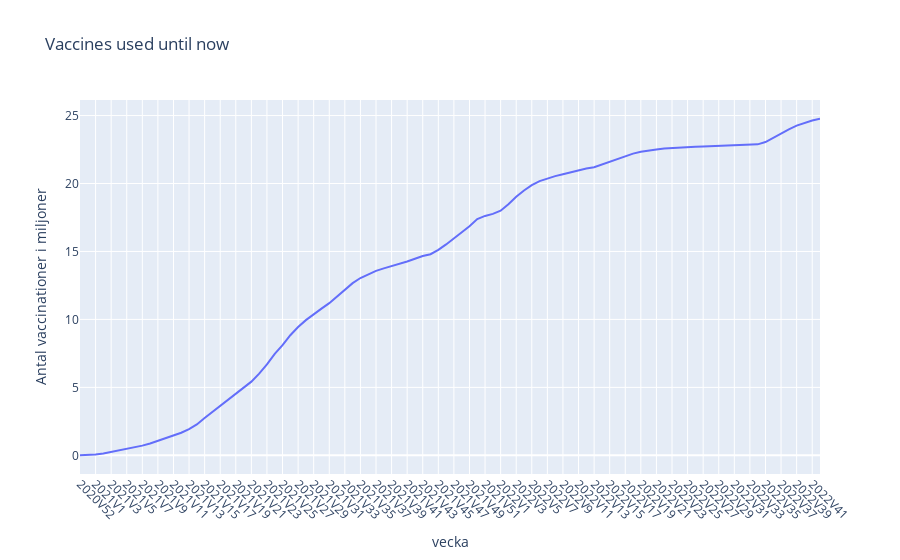

The cell this chart's notebook holds for it:
### Code cell
Vaccinactions_every_week = px.line(new_vacine_data, x='vecka', y='Antal vaccinationer', title='Vaccines used until now')
Vaccinactions_every_week.update_xaxes(tickangle=45)
Vaccinactions_every_week.update_traces(hoverinfo='text+name', hovertemplate=('%{y:.2f}M'))
Vaccinactions_every_week.update_layout(
    yaxis_title=('Antal vaccinationer i miljoner')

)

Vaccinactions_every_week.write_html("../Data/Visualizeringar/Vaccines_time_period.html")
Vaccinactions_every_week

### Figure 1 — Plotly figure (JSON) as saved in the notebook; plotly's stock layout.template omitted (floating-point values rounded to 4 significant figures)
{"data": [{"hoverinfo": "text+name", "hovertemplate": "%{y:.2f}M", "legendgroup": "", "line": {"color": "#636efa", "dash": "solid"}, "marker": {"symbol": "circle"}, "mode": "lines", "name": "", "orientation": "v", "showlegend": false, "type": "scatter", "x": ["2020V52", "2020V53", "2021V1", "2021V2", "2021V3", "2021V4", "2021V5", "2021V6", "2021V7", "2021V8", "2021V9", "2021V10", "2021V11", "2021V12", "2021V13", "2021V14", "2021V15", "2021V16", "2021V17", "2021V18", "2021V19", "2021V20", "2021V21", "2021V22", "2021V23", "2021V24", "2021V25", "2021V26", "2021V27", "2021V28", "2021V29", "2021V30", "2021V31", "2021V32", "2021V33", "2021V34", "2021V35", "2021V36", "2021V37", "2021V38", "2021V39", "2021V40", "2021V41", "2021V42", "2021V43", "2021V44", "2021V45", "2021V46", "2021V47", "2021V48", "2021V49", "2021V50", "2021V51", "2021V52", "2022V1", "2022V2", "2022V3", "2022V4", "2022V5", "2022V6", "2022V7", "2022V8", "2022V9", "2022V10", "2022V11", "2022V12", "2022V13", "2022V14", "2022V15", "2022V16", "2022V17", "2022V18", "2022V19", "2022V20", "2022V21", "2022V22", "2022V23", "2022V24", "2022V25", "2022V26", "2022V27", "2022V28", "2022V29", "2022V30", "2022V31", "2022V32", "2022V33", "2022V34", "2022V35", "2022V36", "2022V37", "2022V38", "2022V39", "2022V40", "2022V41", "2022V42"], "xaxis": "x", "y": [0.002478, 0.01658, 0.05326, 0.1329, 0.2497, 0.3413, 0.4418, 0.5603, 0.7155, 0.8726, 1.063, 1.285, 1.46, 1.659, 1.926, 2.273, 2.749, 3.191, 3.592, 4.052, 4.479, 4.935, 5.42, 6.007, 6.689, 7.464, 8.103, 8.837, 9.436, 9.947, 10.39, 10.79, 11.2, 11.67, 12.19, 12.67, 13.05, 13.33, 13.57, 13.76, 13.91, 14.06, 14.26, 14.47, 14.67, 14.8, 15.11, 15.52, 15.95, 16.38, 16.85, 17.39, 17.62, 17.77, 18.0, 18.48, 19.02, 19.49, 19.88, 20.18, 20.38, 20.54, 20.69, 20.82, 20.99, 21.11, 21.2, 21.41, 21.6, 21.81, 22.03, 22.2, 22.33, 22.44, 22.51, 22.57, 22.61, 22.65, 22.68, 22.71, 22.73, 22.76, 22.78, 22.8, 22.82, 22.83, 22.85, 22.88, 23.05, 23.37, 23.68, 23.99, 24.26, 24.47, 24.64, 24.77], "yaxis": "y"}], "layout": {"legend": {"tracegroupgap": 0}, "title": {"text": "Vaccines used until now"}, "xaxis": {"anchor": "y", "domain": [0, 1], "tickangle": 45, "title": {"text": "vecka"}}, "yaxis": {"anchor": "x", "domain": [0, 1], "title": {"text": "Antal vaccinationer i miljoner"}}}}
